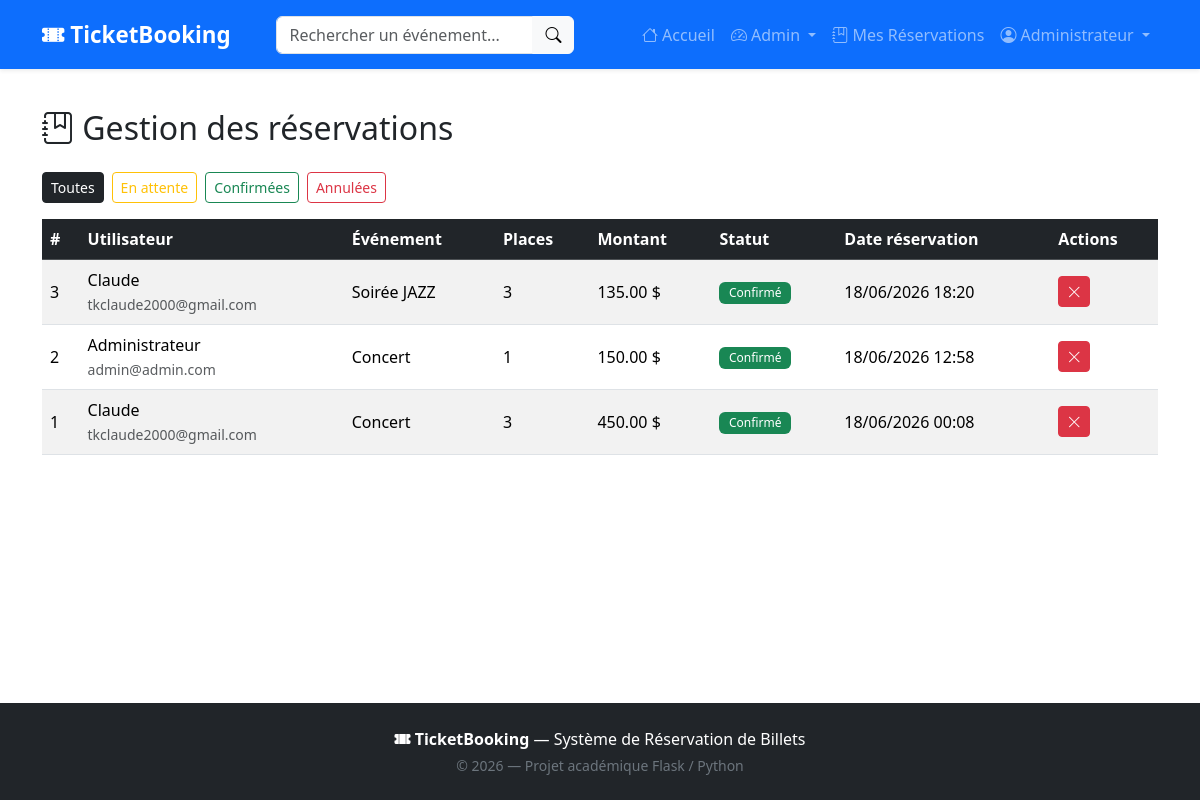
Screenshot of /admin/bookings (signed in) with the database file from the repository.
### app/models/user.py (models this page shows, shortened)
class User(db.Model, UserMixin):
    __tablename__ = 'users'
    id = db.Column(db.Integer, primary_key=True)
    nom = db.Column(db.String(100), nullable=False)
    email = db.Column(db.String(120), unique=True, nullable=False)
    password = db.Column(db.String(200), nullable=False)
    role = db.Column(db.String(20), nullable=False, default='user')
    bookings = db.relationship('Booking', backref='user', lazy=True, cascade='all, delete-orphan')
    def is_admin(self):
        return self.role == 'admin'

### app/models/booking.py (models this page shows, shortened)
class Booking(db.Model):
    __tablename__ = 'bookings'
    id = db.Column(db.Integer, primary_key=True)
    user_id = db.Column(db.Integer, db.ForeignKey('users.id'), nullable=False)
    event_id = db.Column(db.Integer, db.ForeignKey('events.id'), nullable=False)
    nombre_places = db.Column(db.Integer, nullable=False, default=1)
    statut = db.Column(db.String(20), nullable=False, default='en_attente')
    date_reservation = db.Column(db.DateTime, nullable=False, default=datetime.now)
    montant_total = db.Column(db.Float, nullable=False, default=0.0)

### app/models/event.py (models this page shows, shortened)
class Event(db.Model):
    __tablename__ = 'events'
    id = db.Column(db.Integer, primary_key=True)
    titre = db.Column(db.String(200), nullable=False)
    description = db.Column(db.Text, nullable=False)
    date = db.Column(db.DateTime, nullable=False)
    lieu = db.Column(db.String(200), nullable=False)
    prix = db.Column(db.Float, nullable=False, default=0.0)
    capacite = db.Column(db.Integer, nullable=False)
    places_disponibles = db.Column(db.Integer, nullable=False)
    categorie = db.Column(db.String(50), nullable=False, default='Général')
    image_url = db.Column(db.String(500), default='')
    bookings = db.relationship('Booking', backref='event', lazy=True, cascade='all, delete-orphan')
    photos = db.relationship(
        "EventPhoto",
        backref="event",
        lazy=True,
        cascade="all, delete-orphan"
    )

### app/routes/event_routes.py (the view)
@event_bp.route('/admin/bookings')
@login_required
@admin_required
def admin_bookings():
    page = request.args.get('page', 1, type=int)
    statut_filter = request.args.get('statut', '')
    query = Booking.query.order_by(Booking.date_reservation.desc())
    if statut_filter:
        query = query.filter_by(statut=statut_filter)
    bookings = query.paginate(page=page, per_page=15, error_out=False)
    return render_template('admin_bookings.html', bookings=bookings, selected_statut=statut_filter)

### app/models/user.py (called while the page is built)
@login_manager.user_loader
def load_user(user_id):
    return User.query.get(int(user_id))

### app/utils/auth.py (called while the page is built)
def admin_required(f):
    @wraps(f)
    def decorated_function(*args, **kwargs):
        if not current_user.is_admin():
            flash('Accès réservé aux administrateurs.', 'danger')
            return redirect(url_for('event.index'))
        return f(*args, **kwargs)
    return decorated_function

### app/templates/admin_bookings.html (shortened to what this page needs)
{% extends "base.html" %}
{% block content %}
<h2 class="mb-4">
    <i class="bi bi-journal-bookmark"></i> Gestion des réservations
</h2>
<div class="mb-3">
    <div class="d-flex flex-wrap gap-2">
        <a href="{{ url_for('event.admin_bookings') }}"
           class="btn btn-sm {% if not selected_statut %}btn-dark{% else %}btn-outline-dark{% endif %}">
            Toutes
        </a>
        <a href="{{ url_for('event.admin_bookings', statut='en_attente') }}"
           class="btn btn-sm {% if selected_statut == 'en_attente' %}btn-warning{% else %}btn-outline-warning{% endif %}">
            En attente
        </a>
        <a href="{{ url_for('event.admin_bookings', statut='confirme') }}"
           class="btn btn-sm {% if selected_statut == 'confirme' %}btn-success{% else %}btn-outline-success{% endif %}">
            Confirmées
        </a>
        <a href="{{ url_for('event.admin_bookings', statut='annule') }}"
           class="btn btn-sm {% if selected_statut == 'annule' %}btn-danger{% else %}btn-outline-danger{% endif %}">
            Annulées
        </a>
    </div>
</div>
{% if bookings.items %}
    <div class="table-responsive">
        <table class="table table-striped table-hover align-middle">
            <thead class="table-dark">
                <tr>
                    <th>#</th>
                    <th>Utilisateur</th>
                    <th>Événement</th>
                    <th>Places</th>
                    <th>Montant</th>
                    <th>Statut</th>
                    <th>Date réservation</th>
                    <th>Actions</th>
                </tr>
            </thead>
            <tbody>
                {% for booking in bookings.items %}
                    <tr>
                        <td>{{ booking.id }}</td>
                        <td>{{ booking.user.nom }}<br><small class="text-muted">{{ booking.user.email }}</small></td>
                        <td>{{ booking.event.titre }}</td>
                        <td>{{ booking.nombre_places }}</td>
                        <td>{{ "%.2f"|format(booking.montant_total) }} $</td>
                        <td>
                            {% if booking.statut == 'confirme' %}
                                <span class="badge bg-success">Confirmé</span>
                            {% elif booking.statut == 'en_attente' %}
                                <span class="badge bg-warning text-dark">En attente</span>
                            {% else %}
                                <span class="badge bg-danger">Annulé</span>
                            {% endif %}
                        </td>
                        <td>{{ booking.date_reservation.strftime('%d/%m/%Y %H:%M') }}</td>
                        <td>
                            {% if booking.statut != 'annule' %}
                                <form method="POST" class="d-inline"
                                      action="{{ url_for('event.admin_cancel_booking', booking_id=booking.id) }}"
                                      onsubmit="return confirm('Annuler cette réservation ?');">
                                    <button type="submit" class="btn btn-sm btn-danger" title="Annuler">
                                        <i class="bi bi-x-lg"></i>
                                    </button>
                                </form>
                            {% endif %}
                        </td>
                    </tr>
                {% endfor %}
            </tbody>
        </table>
    </div>
{% else %}
    <div class="text-center py-5">
        <p class="text-muted">Aucune réservation trouvée.</p>
    </div>
{% endif %}
{% endblock %}

### app/templates/base.html (shortened to what this page needs)
<!DOCTYPE html>
<html lang="fr">
<head>
    <link href="https://cdn.jsdelivr.net/npm/bootstrap@5.3.2/dist/css/bootstrap.min.css"
          rel="stylesheet">
    <link href="https://cdn.jsdelivr.net/npm/bootstrap-icons@1.11.1/font/bootstrap-icons.css"
          rel="stylesheet">
    <link href="{{ url_for('static', filename='css/style.css') }}" rel="stylesheet">
</head>
<body>
    <nav class="navbar navbar-expand-lg navbar-dark bg-primary shadow-sm">
        <div class="container">
            <a class="navbar-brand fw-bold" href="{{ url_for('event.index') }}">
                <i class="bi bi-ticket-perforated-fill"></i> TicketBooking
            </a>
            <div class="collapse navbar-collapse" id="navbarNav">
                <form class="d-flex mx-auto my-2 my-lg-0"
                      action="{{ url_for('event.search') }}"
                      method="GET">
                    <div class="input-group">
                        <input type="text"
                               class="form-control"
                               name="q"
                               placeholder="Rechercher un événement..."
                               value="{{ request.args.get('q', '') }}">
                        <button class="btn btn-light" type="submit">
                            <i class="bi bi-search"></i>
                        </button>
                    </div>
                </form>
                <ul class="navbar-nav ms-auto">
                    <li class="nav-item">
                        <a class="nav-link" href="{{ url_for('event.index') }}">
                            <i class="bi bi-house"></i> Accueil
                        </a>
                    </li>
                    {% if current_user.is_authenticated %}
                        {% if current_user.is_authenticated and current_user.is_admin() %}
                            <li class="nav-item dropdown">
                                <a class="nav-link dropdown-toggle"
                                   href="#"
                                   role="button"
                                   data-bs-toggle="dropdown"
                                   aria-expanded="false">
                                    <i class="bi bi-speedometer2"></i> Admin
                                </a>
                            </li>
                        {% endif %}
                        <li class="nav-item">
                            <a class="nav-link" href="{{ url_for('booking.my_bookings') }}">
                                <i class="bi bi-journal-bookmark"></i> Mes Réservations
                            </a>
                        </li>
                        <li class="nav-item dropdown">
                            <a class="nav-link dropdown-toggle"
                               href="#"
                               role="button"
                               data-bs-toggle="dropdown"
                               aria-expanded="false">
                                <i class="bi bi-person-circle"></i>
                                {{ current_user.nom }}
                            </a>
                        </li>
                    {% endif %}
                </ul>
            </div>
        </div>
    </nav>
    <main class="container my-4">
        {% block content %}{% endblock %}
    </main>
    <footer class="bg-dark text-white py-4 mt-5">
        <div class="container text-center">
            <p class="mb-1">
                <i class="bi bi-ticket-perforated-fill"></i>
                <strong>TicketBooking</strong>
                — Système de Réservation de Billets
            </p>
            <p class="mb-0 text-secondary small">
                &copy; 2026 — Projet académique Flask / Python
            </p>
        </div>
    </footer>
</body>
</html>

### app/static/css/style.css (style rules this page uses)
:root { --primary-gradient: linear-gradient(135deg, #667eea 0%, #764ba2 100%); --shadow-soft: 0 4px 15px rgba(0, 0, 0, 0.1); }
body { font-family: 'Segoe UI', Tahoma, Geneva, Verdana, sans-serif; background-color: #ffffff; min-height: 100vh; display: flex; flex-direction: column; }
main { flex: 1; }
.navbar { padding: 0.8rem 0; }
.navbar-brand { font-size: 1.4rem; }
.badge { font-weight: 500; padding: 0.4em 0.8em; }
footer { margin-top: auto; }
.table th { font-weight: 600; white-space: nowrap; }

### rows the page displays
User: nom "Administrateur"
Booking: id "3", user.nom "Claude", user.email "tkclaude2000@gmail.com", event.titre "Soirée JAZZ", nombre_places "3", montant_total "135.00", statut "Confirmé", date_reservation "18/06/2026 18:20"
Booking: id "2", user.nom "Administrateur", user.email "admin@admin.com", event.titre "Concert", nombre_places "1", montant_total "150.00", statut "Confirmé", date_reservation "18/06/2026 12:58"
Booking: id "1", user.nom "Claude", user.email "tkclaude2000@gmail.com", event.titre "Concert", nombre_places "3", montant_total "450.00", statut "Confirmé", date_reservation "18/06/2026 00:08"
